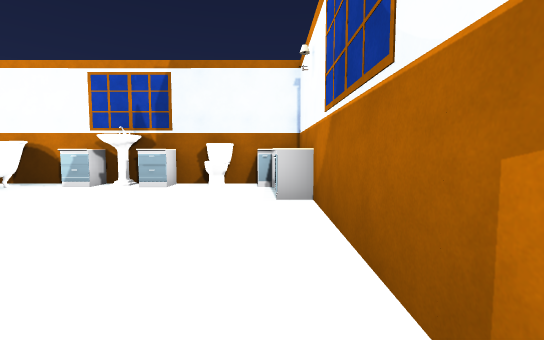
view 1 (above)

16 first-person views from a walk through a 3-D level made in the Unity game engine. The camera is 1.4 m above the floor, tilts 4° down and sees 90° across. Doors are open. The floor is counted in squares, 1.8 m on a side. Each view is taken from the middle of a square. On the plan, view 1 faces up. The plan holds only what a view shows up to about 10 squares ahead; the rest is blank. The place goes on beyond the plan. The player character is not drawn. Some surface patterns are stand-ins.

view 2
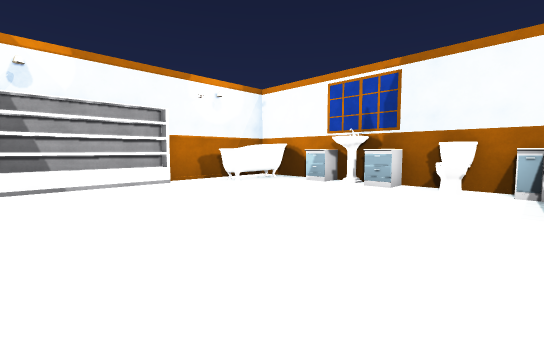

view 3
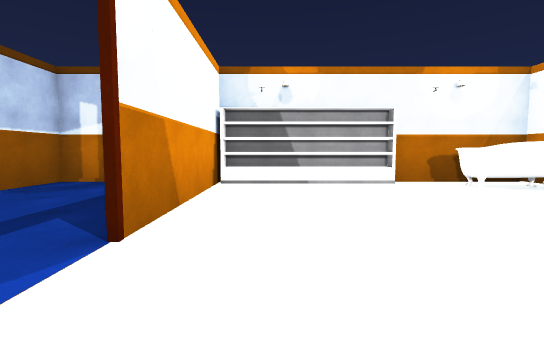

view 4
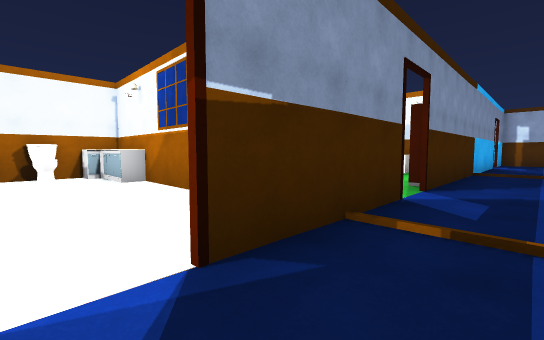

view 5
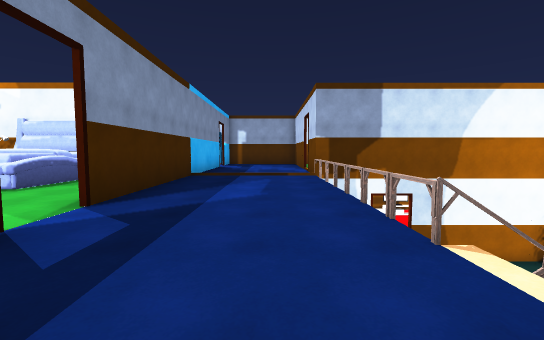

view 6
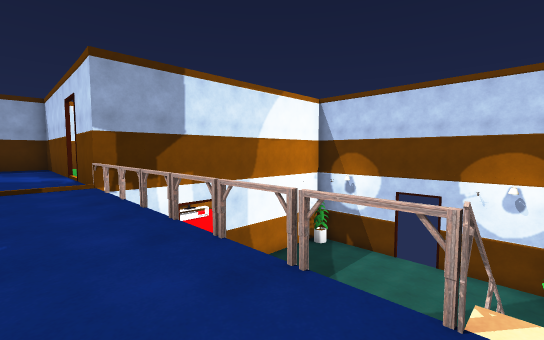

view 7
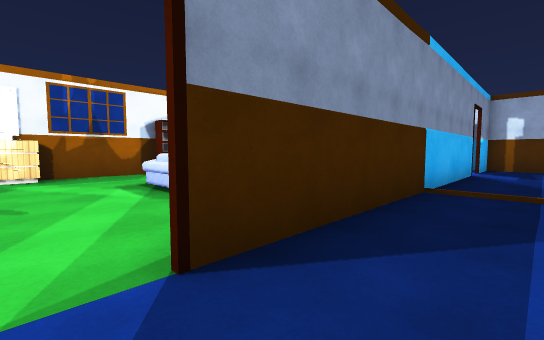

view 8
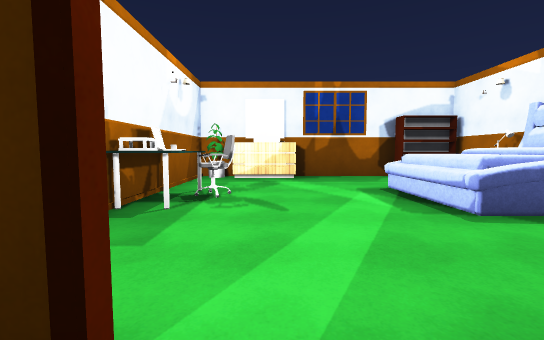

view 9
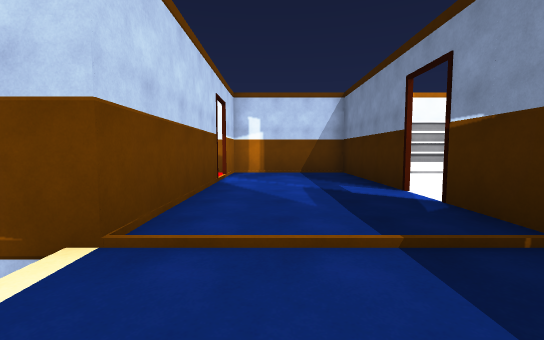

view 10
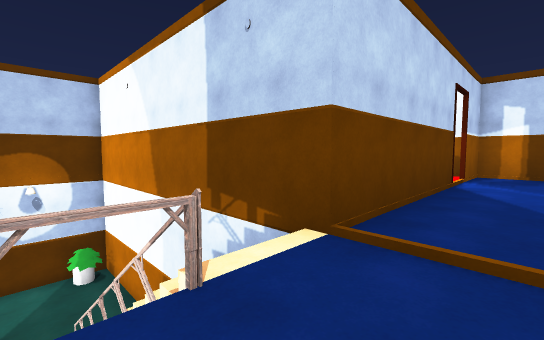

view 11
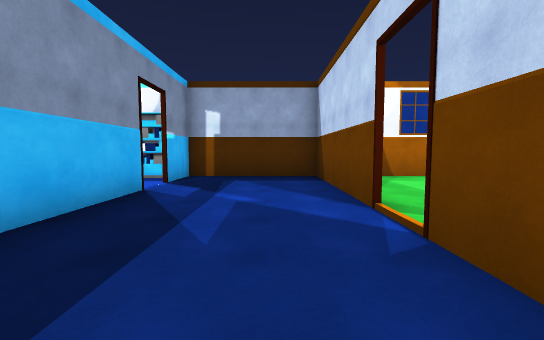

view 12
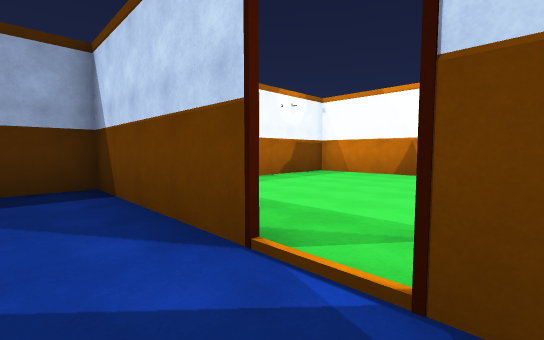

view 13
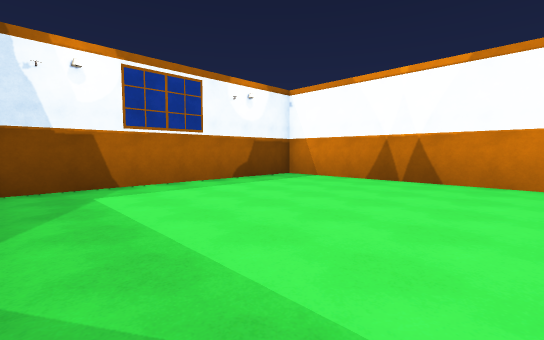

view 14
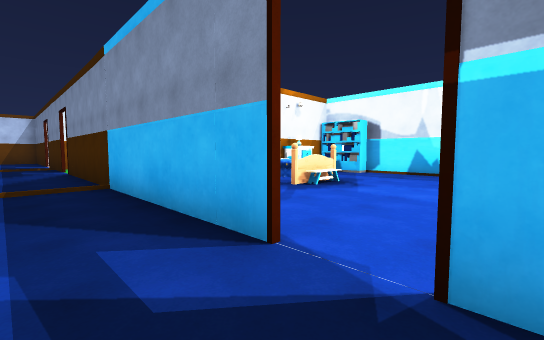

view 15
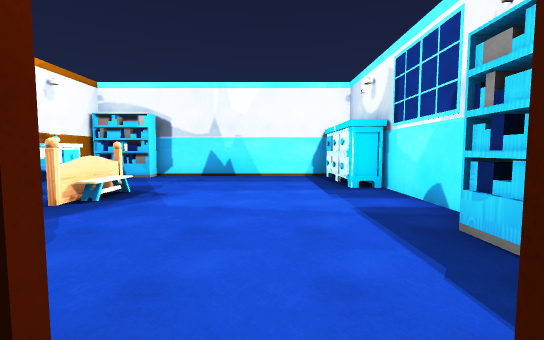

view 16
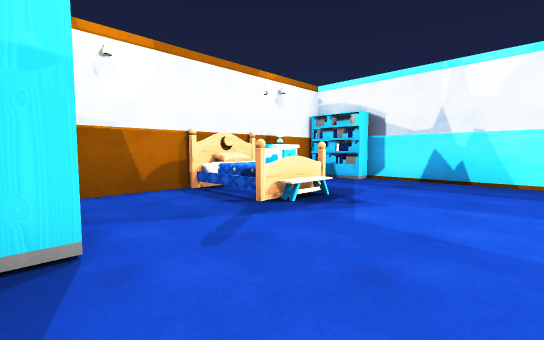

### Floor plan
Key: @ floor where view 1 was taken; # wall or solid block; x gap in a wall; . main floor; - floor 1.75 m lower than the main floor; _ floor 3 m lower than the main floor; < floor 4 m lower than the main floor; ( floor 5 m lower than the main floor; / step, stairs or slope; D open door; B bathtub; C cabinet; T toilet; E bed; S shelf; L laptop; H chair; N nightstand; O other object.
Columns run from 7 left of view 1 to 17 right of it. Each row starts with its distance up from view 1.
  7 ###############  #######
  6 #B.CC.TCO#O...SSSS.....O
  5 #B.....C......  #......O
  4 #B.....C#..... ON......O
  3 #.......LH...EEEEEO.....#
  2 O.......O....EEE##E.....#
  1 O.......#......E........
  0 O......@#......##......S
 -1 ####D.###D.##OO##O###.###
 -2 #.......................#
 -3 #.......................#
 -4 #.......................#
 -5 ##.##D###.......##.######
 -6 #.      #/       ..D....#
 -7         #-      x.......#
 -8         #_       .......#
 -9         #<       .......#
-10         #(((((((#.......#
-11         #(((((((#.......#
-12         #(((((((#.......#
-13         O((DD(( #.......#
-14          ##  ## #########

Where each view was taken, in squares from view 1:
view 1: 0 up, 0 right, facing up
view 2: 0 up, 0 right, facing up-left
view 3: 0 up, 0 right, facing left
view 4: 3 down, 2 left, facing up-right
view 5: 4 down, 0 right, facing right
view 6: 4 down, 2 right, facing down-right
view 7: 3 down, 3 right, facing up-right
view 8: 2 down, 3 right, facing up
view 9: 4 down, 3 right, facing left
view 10: 4 down, 3 right, facing down-left
view 11: 4 down, 8 right, facing right
view 12: 4 down, 10 right, facing down-right
view 13: 6 down, 10 right, facing down-right
view 14: 3 down, 15 right, facing up-left
view 15: 2 down, 14 right, facing up
view 16: 1 down, 14 right, facing up-left
